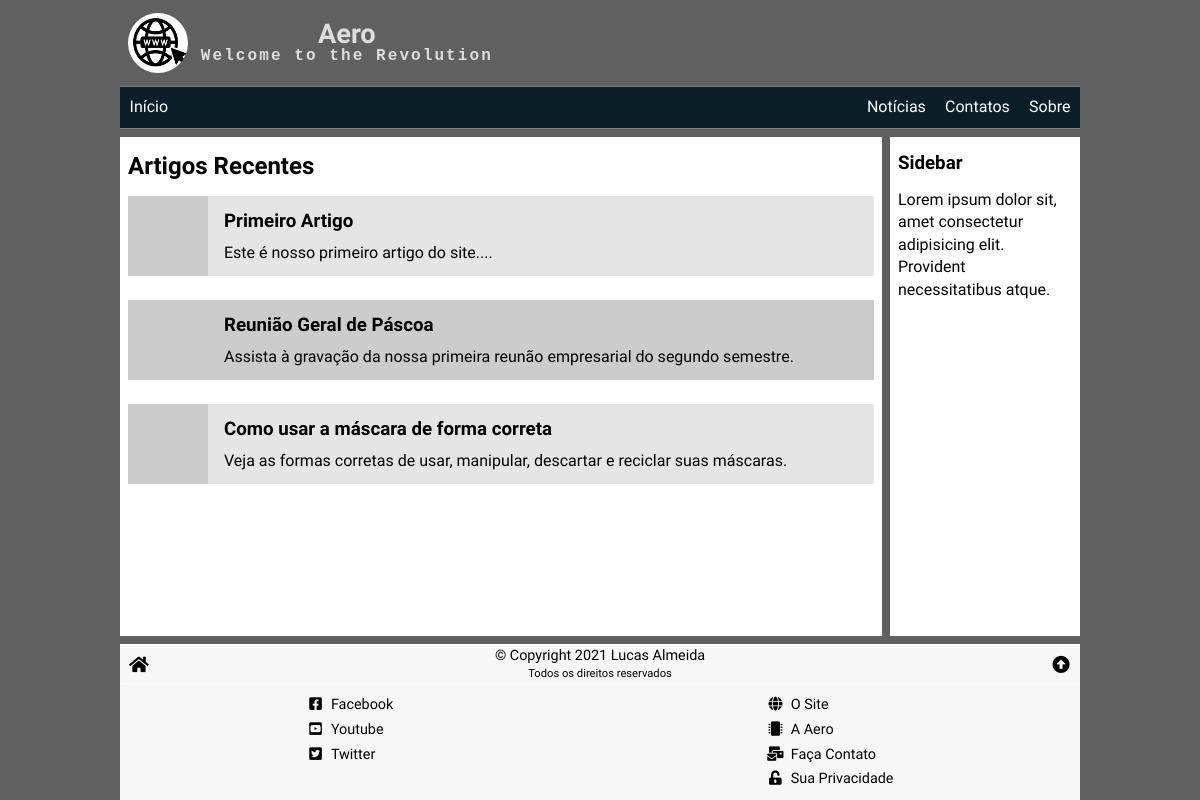
The page / on the database its author committed.
### tables this page shows
CREATE TABLE articles (
    art_id INT NOT NULL PRIMARY KEY AUTO_INCREMENT,
    date TIMESTAMP DEFAULT CURRENT_TIMESTAMP,
    image VARCHAR(255) NOT NULL,
    title VARCHAR(127) NOT NULL,
    preview VARCHAR(255) NOT NULL,
    content LONGTEXT NOT NULL,
    author INT NOT NULL,
    status ENUM ('ativo', 'inativo') DEFAULT 'ativo'
);

### _config.php (called while the page is built, shortened)
<?php
$siteName = 'Aero';
$siteSlogan = 'Welcome to the Revolution';
$siteLogo = 'img/logo.jpg';

### index.php (the view, shortened to what this page needs)
<?php
require('./_config.php');
$output = '';
$sql = "SELECT art_id, image, title, preview FROM articles WHERE status = 'ativo' ORDER BY date DESC";
$res = $conn->query($sql);
$total = $res->num_rows;
if ($total == 0) {
    $output = '<h4>Nenhum artigo encontrado.</h4>';
} else {
    while ($art = $res->fetch_assoc()) :
        $output .= <<<HTML
<div class="article">
<a href="/view.php?id={$art['art_id']}"><img src="{$art['image']}" alt="{$art['title']}"></a>
<div>
    <a href="/view.php?id={$art['art_id']}"><h3>{$art['title']}</h3></a>
    {$art['preview']}
</div>
</div>
HTML;
    endwhile;
}
$pageCSS = 'index.css';
require('./_header.php');
?>
<article>
    <h2>Artigos Recentes</h2>
    <div class="articles"><?php echo $output ?></div>
</article>
<aside>
    <h3>Sidebar</h3>
    <p>Lorem ipsum dolor sit, amet consectetur adipisicing elit. Provident necessitatibus atque.</p>
</aside>
<?php
require('./_footer.php');
?>

### _header.php (shortened to what this page needs)
<?php
if($pageCSS == '') {
    $_CSS = '';
} else {
    $_CSS = '<link rel="stylesheet" href="css/' . $pageCSS . '">' . "\n";
}
?><!DOCTYPE html>
<html lang="pt-br">
<head>
    <link rel="stylesheet" href="./css/global.css">
    <link rel="stylesheet" href="https://cdnjs.cloudflare.com/ajax/libs/font-awesome/5.15.2/css/all.min.css">
    <?php echo $_CSS ?>
</head>
<body>
    <div class="wrap">
        <header>
            <a href="index.php" title="Catodo Comum - Página inicial"><img src="<?php echo $siteLogo ?>"
                    alt="Catodo Comum - Intranet"></a>
            <h1><?php echo $siteName ?><small><?php echo $siteSlogan ?></small></h1>
        </header>
        <nav>
            <a href="index.php" title="Página inicial"><span>Início</span></a>
            <a href="noticias.php" title="Notícias atualizadas"><span>Notícias</span></a>
            <a href="contatos.php" title="Faça contato conosco"><span>Contatos</span></a>
            <a href="sobre.php" title="Sobre o Catodo Comum"><span>Sobre</span></a>
        </nav>
        <main>

### _footer.php (shortened to what this page needs)
</main>
<footer>
        <div class="info">
                <a href="/" title="Ir para a página inicial."><i class="fas fa-fw fa-home"></i></a>
                <div>
                        &copy; Copyright 2021 Lucas Almeida
                        <small>Todos os direitos reservados</small>
                </div>
                <a href="#top" title="ir para o topo desta página."><i class="fas fa-fw fa-arrow-alt-circle-up"></i></a>
        </div>
        <div class="menu">
                <div class="social">
                        <a href="/" target="_blank" title="Catodo Comum no Facebook."><i class="fab fa-fw fa-facebook-square"></i><span>Facebook</span></a>
                        <a href="/" target="_blank" title="Catodo Comum no Youtube."><i class="fab fa-fw fa-youtube-square"></i><span>Youtube</span></a>
                        <a href="/" target="_blank" title="Catodo Comum no Twitter."><i class="fab fa-fw fa-twitter-square"></i><span>Twitter</span></a>
                </div>
                <div class="tools">
                        <a href="sobre.php" title="Sobre este site."><i class="fas fa-fw fa-globe"></i><span>O Site</span></a>
                        <a href="sobre.php" title="Sobre o Catodo Comum."><i class="fas fa-fw fa-microchip"></i><span>A Aero
                                        </span></a>
                        <a href="contatos.php" title="Faça contato com o Catodo Comum."><i class="fas fa-fw fa-mail-bulk"></i><span>Faça Contato</span></a>
                        <a href="privacidade.php" title="Sobre sua privacidade."><i class="fas fa-fw fa-unlock-alt"></i><span>Sua
                                        Privacidade</span></a>
                </div>
        </div>
</footer>
</div>
</body>
</html>

### css/global.css (style rules this page uses)
* { box-sizing: border-box; outline: none; }
html, body { font-family: 'Grandstander', cursive; font-size: 16px; position: relative; width: 100%; height: 100%; padding: 0; margin: 0; line-height: 1.4; }
header, nav, main, article, aside, footer { display: block; }
h1, h2, h3, h4, h5, p { margin: .8rem 0; }
a { color: rgb(0, 0, 0); text-decoration: none; transition: .2s; }
body { background-attachment: fixed; background-size: cover; background-position-x: left; background-color: rgba(0, 0, 0, 0.623); }
.wrap { position: relative; width: 100%; height: 100%; min-width: 280px; max-width: 960px; margin: auto; display: flex; flex-direction: column; }
header { display: flex; align-items: center; color: #ddd; padding: .8rem .5rem; }
header img { display: block; width: 60px; height: 60px; margin-right: .8rem; border-radius: 50%; }
header h1 { margin: 0; text-align: center; font-size: 1.7rem; line-height: 1; }
header small { display: block; font-size: 1rem; letter-spacing: .13rem; font-family: monospace; }
nav { background: rgba(0, 24, 34, 0.9); display: flex; justify-content: flex-end; align-items: center; border-top: 1px solid grey; border-bottom: 1px solid grey; }
nav a { color: rgb(255, 255, 255); padding: .6rem .6rem .3rem .6rem; display: flex; flex-direction: column; align-items: center; justify-content: center; }
nav a:first-child { margin-right: auto; }
@media (min-width: 450px) { nav a { flex-direction: row; padding: .6rem; } }
footer { background: rgba(255, 255, 255, 0.95); color: rgb(0, 0, 0); margin-top: .5rem; border-top: 1px solid rgb(255, 255, 255); }
footer .info { display: flex; justify-content: space-between; align-items: center; }
footer .info a { padding: .5rem .5rem .35rem .5rem; color: rgb(0, 0, 0); font-size: 1.1rem; }
footer .info div { font-size: .9rem; text-align: center; }
footer .info div small { display: block; font-size: .7rem; }
footer .menu { display: flex; align-items: flex-start; justify-content: space-around; font-size: .9rem; padding: .5rem 0; border-top: 1px dotted rgb(255, 255, 255); }
footer .menu div { display: flex; flex-direction: column; }
footer .menu a { padding: .15rem 0; }
footer .menu i { margin-right: .4rem; }
main { display: flex; flex-direction: column; flex: 2; }
article { background: rgb(255, 255, 255); overflow: auto; margin-top: .5rem; padding: 0 .5rem; flex: 4; }
aside { background: rgb(255, 255, 255); overflow: auto; margin-top: .5rem; padding: 0 .5rem; }
@media (min-width: 575px) { main { flex-direction: row; } }
@media (min-width: 575px) { article { margin-right: .25rem; } }
@media (min-width: 575px) { aside { min-width: 190px; max-width: 190px; margin-left: .25rem; } }

### css/index.css (style rules this page uses)
.article { display: flex; margin-bottom: 1.5rem; align-items: center; }
.article:nth-child(odd) { background: rgba(0, 0, 0, 0.1); }
.article:nth-child(even) { background: rgba(0, 0, 0, 0.2); }
.article > div { padding: .5rem; }
.article img { width: 80px; height: 80px; display: block; margin-right: .5rem; }
.article h3 { margin: 0 0 .5rem 0; }

### rows shown on the page
articles: title "Primeiro Artigo", preview "Este é nosso primeiro artigo do site...."
articles: title "Reunião Geral de Páscoa", preview "Assista à gravação da nossa primeira reunão empresarial do segundo semestre."
articles: title "Como usar a máscara de forma correta", preview "Veja as formas corretas de usar, manipular, descartar e reciclar suas máscaras."

### other values the page prints
$siteName "Aero"
$siteSlogan "Welcome to the Revolution"
